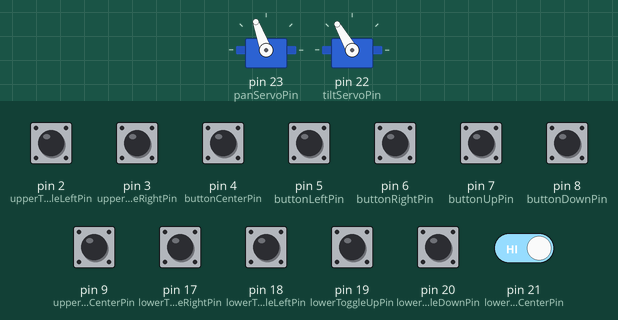
Recording of a sketch running on a simulated Arduino Mega 2560, built with avr-gcc and run on an emulated ATmega2560. On the bench: 2 × servo. The inputs (shaded band) are chosen by the test bench; at power-on: pin 2 (upperToggleLeftPin), pin 3 (upperToggleRightPin), pin 4 (buttonCenterPin), pin 5 (buttonLeftPin), pin 6 (buttonRightPin), pin 7 (buttonUpPin), pin 8 (buttonDownPin), pin 9 (upperToggleCenterPin), pin 17 (lowerToggleRightPin), pin 18 (lowerToggleLeftPin), pin 19 (lowerToggleUpPin), pin 20 (lowerToggleDownPin), pin 21 (lowerToggleCenterPin) HIGH. Random numbers use the default seed unless the sketch sets one.

Above: at 1.2 s.
1.3 s: pin 3 (upperToggleRightPin) pulled LOW for 0.15 s
At 1.46 s:
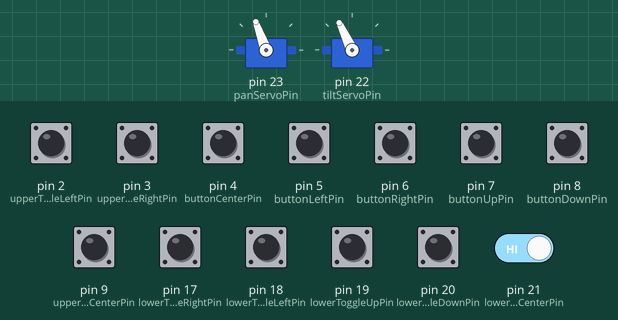
4.0 s: pin 7 (buttonUpPin) pulled LOW for 1 s
At 5.5 s:
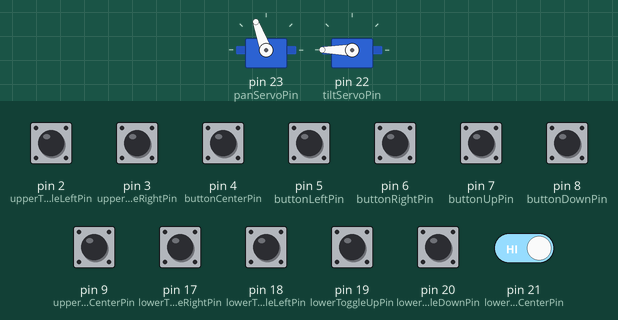
6.5 s: pin 6 (buttonRightPin) pulled LOW for 0.15 s
At 7.0 s:
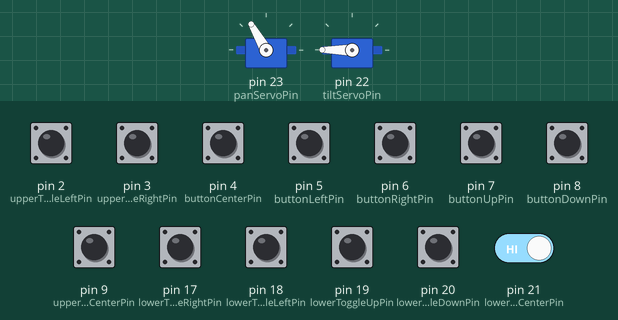
8.1 s: pin 8 (buttonDownPin) pulled LOW for 0.15 s
At 8.6 s:
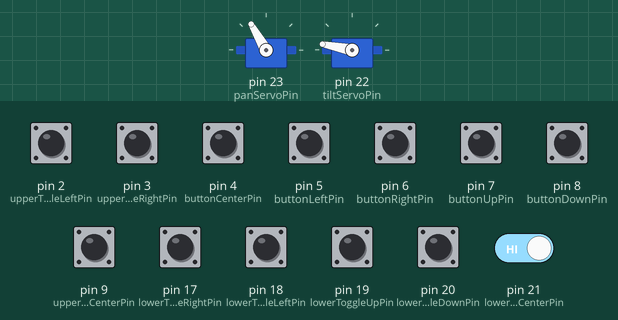
9.7 s: pin 17 (lowerToggleRightPin) pulled LOW for 0.15 s
At 10.5 s:
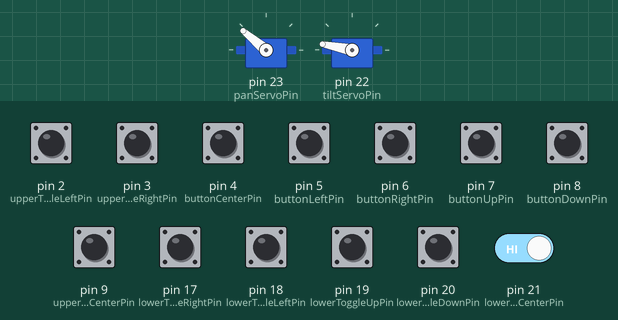
11.3 s: pin 19 (lowerToggleUpPin) pulled LOW for 0.15 s
At 12.1 s:
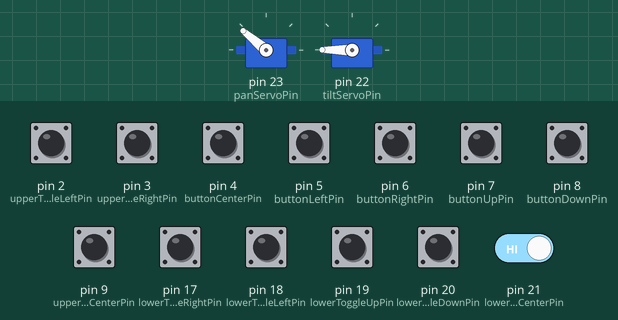
Timing chart, 0 to 13.9 s (numbered marks = the images above; inputs shaded):
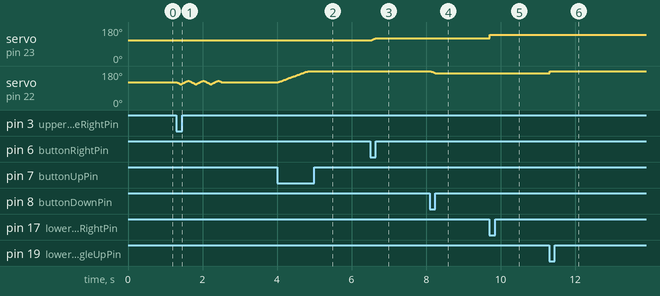

The sketch:

PLAY__Moving_Light_Panel_Yellow.ino
```cpp
// (licence header left out)
#include <Servo.h>

// Pin assignments ----------------------------------------------------
#define  buttonLeftPin   5
#define  buttonRightPin  6
#define  buttonUpPin     7
#define  buttonDownPin   8
#define  buttonCenterPin 4

#define  lowerToggleLeftPin    18
#define  lowerToggleRightPin   17
#define  lowerToggleUpPin      19
#define  lowerToggleDownPin    20
#define  lowerToggleCenterPin  21

#define  upperToggleLeftPin    2
#define  upperToggleRightPin   3
#define  upperToggleUpPin      1
#define  upperToggleDownPin    0
#define  upperToggleCenterPin  9

#define  panServoPin   23
#define  tiltServoPin  22

// Program constants --------------------------------------------------------
#define  buttonCheckInterval  50  // number of clock cycles to wait before checking all inputs again - poor man's smoothing filter
#define  toggleCheckInterval  50

#define  toggleActionState  0  // state that triggers an action when "changed" flag is flipped. 0 = up, 1 = down

// Count number of clock cycles until next update
int buttonCheckCounter = 0;
int toggleCheckCounter = 0;

// Current states of all buttons and toggles
int buttonLeftState, buttonRightState, buttonUpState, buttonDownState, buttonCenterState;
int lowerToggleLeftState, lowerToggleRightState, lowerToggleUpState, lowerToggleDownState, lowerToggleCenterState;
int upperToggleLeftState, upperToggleRightState, upperToggleUpState, upperToggleDownState, upperToggleCenterState;

// Previous states of all toggles
int lowerToggleLeftPreviousState, lowerToggleRightPreviousState, lowerToggleUpPreviousState, lowerToggleDownPreviousState, lowerToggleCenterPreviousState;
int upperToggleLeftPreviousState, upperToggleRightPreviousState, upperToggleUpPreviousState, upperToggleDownPreviousState, upperToggleCenterPreviousState;

// Flags to indicate when toggle states have changed
boolean lowerToggleLeftChanged = false, lowerToggleRightChanged = false, lowerToggleUpChanged = false, lowerToggleDownChanged = false, lowerToggleCenterChanged = false;
boolean upperToggleLeftChanged = false, upperToggleRightChanged = false, upperToggleUpChanged = false, upperToggleDownChanged = false, upperToggleCenterChanged = false;

// Pan/tilt servos
Servo panServo, tiltServo;
int panPosition, tiltPosition;
int servoDelay = 10;

// Pan servo variables
int panSavedPosition;
int panHomePosition = 110;
int panMinPosition = 0;
int panMaxPosition = 180;

// Tilt servo variables
int tiltSavedPosition;
int tiltHomePosition = 120;
int tiltMinPosition = 100;
int tiltMaxPosition = 180;

// Non-blocking delay counter for servo updates to prevent excessive jittering
int servoUpdateCounter = 0;
int servoUpdateInterval = 50;

// Non-blocking delay counter for servo updates
int servoSleepCounter = 0;
int servoSleepThreshold = 1000000;
boolean servosAsleep = false;

boolean debug = false;

void setup() {
  // Set up all input pins
  pinMode(buttonLeftPin, INPUT_PULLUP);
  pinMode(buttonRightPin, INPUT_PULLUP);
  pinMode(buttonUpPin, INPUT_PULLUP);
  pinMode(buttonDownPin, INPUT_PULLUP);
  pinMode(buttonCenterPin, INPUT_PULLUP);

  pinMode(lowerToggleLeftPin, INPUT_PULLUP);
  pinMode(lowerToggleRightPin, INPUT_PULLUP);
  pinMode(lowerToggleUpPin, INPUT_PULLUP);
  pinMode(lowerToggleDownPin, INPUT_PULLUP);
  pinMode(lowerToggleCenterPin, INPUT_PULLUP);

  pinMode(upperToggleLeftPin, INPUT_PULLUP);
  pinMode(upperToggleRightPin, INPUT_PULLUP);
  pinMode(upperToggleUpPin, INPUT_PULLUP);
  pinMode(upperToggleDownPin, INPUT_PULLUP);
  pinMode(upperToggleCenterPin, INPUT_PULLUP);

  // Set up pan/tilt servos
  panServo.attach(panServoPin);
  tiltServo.attach(tiltServoPin);

  // Move servos to home position
  panServo.write(panHomePosition);
  tiltServo.write(tiltHomePosition);

  // Set current position of servos to home position
  panPosition = panHomePosition;
  tiltPosition = tiltHomePosition;

  // Set up a Serial connection for debugging info
  Serial.begin(9600);
}

void loop() {
  // Read states of all buttons and toggles ------------------------------------------
  buttonLeftState = digitalRead(buttonLeftPin);
  buttonRightState = digitalRead(buttonRightPin);
  buttonUpState = digitalRead(buttonUpPin);
  buttonDownState = digitalRead(buttonDownPin);
  buttonCenterState = digitalRead(buttonCenterPin);

  lowerToggleLeftState = digitalRead(lowerToggleLeftPin);
  lowerToggleRightState = digitalRead(lowerToggleRightPin);
  lowerToggleUpState = digitalRead(lowerToggleUpPin);
  lowerToggleDownState = digitalRead(lowerToggleDownPin);
  lowerToggleCenterState = digitalRead(lowerToggleCenterPin);

  upperToggleLeftState = digitalRead(upperToggleLeftPin);
  upperToggleRightState = digitalRead(upperToggleRightPin);
  upperToggleUpState = digitalRead(upperToggleUpPin);
  upperToggleDownState = digitalRead(upperToggleDownPin);
  upperToggleCenterState = digitalRead(upperToggleCenterPin);

  // Servo sleep mode ----------------------------------------------------------------
  // - put servos to "sleep" when no buttons have been pressed for a while
  if(buttonLeftState && buttonRightState && buttonUpState && buttonDownState && buttonCenterState &&
     !lowerToggleLeftChanged && !lowerToggleRightChanged && !lowerToggleUpChanged && !lowerToggleDownChanged) {

    if(!servosAsleep) {
      if(servoSleepCounter >= servoSleepThreshold) {
        Serial.println("Putting servos to sleep");

        // Move servos to safe positions before detaching them to prevent mechanical catching
        tiltServo.write(tiltHomePosition);
        delay(1000);
        panServo.write(panHomePosition);
        delay(1000);

        // Disable PWM signals to servos, causing them to go "limp"
        panServo.detach();
        tiltServo.detach();

        servosAsleep = true;
      } else {
        servoSleepCounter++;
      }
    }
  } else {
    servoSleepCounter = 0;

    // Wake up servos
    if(servosAsleep) {
      Serial.println("Waking up servos");

      // Restart PWM signals to servos
      panServo.attach(panServoPin);
      tiltServo.attach(tiltServoPin);

      panServo.write(panHomePosition);
      tiltServo.write(tiltHomePosition);

      delay(servoDelay);

      servosAsleep = false;
    }
  }

  // Check for state changes in toggles -----------------------------------------------------
  if(toggleCheckCounter >= toggleCheckInterval) {
    // Detect changes in toggles -----------------------------------------------------
    if(lowerToggleLeftState != lowerToggleLeftPreviousState)      lowerToggleLeftChanged = true;
    if(lowerToggleRightState != lowerToggleRightPreviousState)    lowerToggleRightChanged = true;
    if(lowerToggleUpState != lowerToggleUpPreviousState)          lowerToggleUpChanged = true;
    if(lowerToggleDownState != lowerToggleDownPreviousState)      lowerToggleDownChanged = true;
    if(lowerToggleCenterState != lowerToggleCenterPreviousState)  lowerToggleCenterChanged = true;

    if(upperToggleLeftState != upperToggleLeftPreviousState)      upperToggleLeftChanged = true;
    if(upperToggleRightState != upperToggleRightPreviousState)    upperToggleRightChanged = true;
    if(upperToggleUpState != upperToggleUpPreviousState)          upperToggleUpChanged = true;
    if(upperToggleDownState != upperToggleDownPreviousState)      upperToggleDownChanged = true;
    if(upperToggleCenterState != upperToggleCenterPreviousState)  upperToggleCenterChanged = true;

    // Process changes in LOWER toggle states into servo motions -------------------------------------
    if(lowerToggleLeftChanged && lowerToggleLeftState == toggleActionState) {
      panPosition -= 20;
      lowerToggleLeftChanged = false;
    }

    if(lowerToggleRightChanged && lowerToggleRightState == toggleActionState) {
      panPosition += 20;
      lowerToggleRightChanged = false;
    }

    if(lowerToggleUpChanged && lowerToggleUpState == toggleActionState) {
      tiltPosition += 20;
      lowerToggleUpChanged = false;
    }

    if(lowerToggleDownChanged && lowerToggleDownState == toggleActionState) {
      tiltPosition -= 20;
      lowerToggleDownChanged = false;
    }

    if(lowerToggleCenterChanged && lowerToggleCenterState == toggleActionState) {
      tiltPosition += random(10,30);
      panPosition -= random(10,30);
      lowerToggleCenterChanged = false;
    }

    // Process changes in UPPER toggle states into servo motions -------------------------------------
    if(upperToggleLeftChanged && upperToggleLeftState == toggleActionState) {
      panSavedPosition = panPosition;

      // shake left/right 3 times
      for(int i=0; i<3; i++) {
        // move left a bit
        for(int x=0; x<10; x++) {
          panServo.write( constrain(panPosition - x, panMinPosition, panMaxPosition) );
          delay(servoDelay);
        }

        // move back to center
        for(int x=10; x>0; x--) {
          panServo.write( constrain(panPosition - x, panMinPosition, panMaxPosition) );
          delay(servoDelay);
        }

        // move right a bit
        for(int x=0; x<10; x++) {
          panServo.write( constrain(panPosition + x, panMinPosition, panMaxPosition) );
          delay(servoDelay);
        }

        // move back to center
        for(int x=10; x>0; x--) {
          panServo.write( constrain(panPosition + x, panMinPosition, panMaxPosition) );
          delay(servoDelay);
        }
      }

      panPosition = panSavedPosition;
      panServo.write(panPosition);
      delay(servoDelay);

      upperToggleLeftChanged = false;
    }

    if(upperToggleRightChanged && upperToggleRightState == toggleActionState) {
      tiltSavedPosition = tiltPosition;

      // shake up/down 3 times
      for(int i=0; i<3; i++) {
        // move up a bit
        for(int y=0; y<10; y++) {
          tiltServo.write( constrain(tiltPosition - y, tiltMinPosition, tiltMaxPosition) );
          delay(servoDelay);
        }

        // move back to center
        for(int y=10; y>0; y--) {
          tiltServo.write( constrain(tiltPosition - y, tiltMinPosition, tiltMaxPosition) );
          delay(servoDelay);
        }

        // move down a bit
        for(int y=0; y<10; y++) {
          tiltServo.write( constrain(tiltPosition + y, tiltMinPosition, tiltMaxPosition) );
          delay(servoDelay);
        }

        // move back to center
        for(int y=10; y>0; y--) {
          tiltServo.write( constrain(tiltPosition + y, tiltMinPosition, tiltMaxPosition) );
          delay(servoDelay);
        }
      }

      tiltPosition = tiltSavedPosition;
      tiltServo.write(tiltPosition);
      delay(servoDelay);

      upperToggleRightChanged = false;
    }

    if(upperToggleUpChanged && upperToggleUpState == toggleActionState) {
      panPosition += random(-15,15);
      tiltPosition += random(-15,15);

      upperToggleUpChanged = false;
    }

    if(upperToggleDownChanged && upperToggleDownState == toggleActionState) {
      tiltPosition -= 20;
      upperToggleDownChanged = false;
    }

    if(upperToggleCenterChanged && upperToggleCenterState == toggleActionState) {
      tiltPosition += random(10,30);
      panPosition -= random(10,30);
      upperToggleCenterChanged = false;
    }

    // Save current button states to previous buffer -------------------------------------------
    lowerToggleLeftPreviousState = lowerToggleLeftState;
    lowerToggleRightPreviousState = lowerToggleRightState;
    lowerToggleUpPreviousState = lowerToggleUpState;
    lowerToggleDownPreviousState = lowerToggleDownState;
    lowerToggleCenterPreviousState = lowerToggleCenterState;

    upperToggleLeftPreviousState = upperToggleLeftState;
    upperToggleRightPreviousState = upperToggleRightState;
    upperToggleUpPreviousState = upperToggleUpState;
    upperToggleDownPreviousState = upperToggleDownState;
    upperToggleCenterPreviousState = upperToggleCenterState;

    toggleCheckCounter = 0;
  } else {
    toggleCheckCounter++;
  }

  // Use momentary buttons to update servo positions ----------------------------------------
  if(buttonCheckCounter >= buttonCheckInterval) {
    if(!buttonLeftState)
      if(panPosition > panMinPosition)
        panPosition--;

    if(!buttonRightState)
      if(panPosition < panMaxPosition)
        panPosition++;

    if(!buttonDownState)
      if(tiltPosition > tiltMinPosition)
        tiltPosition--;

    if(!buttonUpState)
      if(tiltPosition < tiltMaxPosition)
        tiltPosition++;

    buttonCheckCounter = 0;
  } else {
    buttonCheckCounter++;
  }

  // Use center momentary button to return servos to home -------------------------
  if(!buttonCenterState) {
    panPosition = panHomePosition;
    tiltPosition = tiltHomePosition;
  }

  // Update the servos with non-blocking delay ------------------------------------
  if(servoUpdateCounter == servoUpdateInterval) {
    panPosition = constrain(panPosition, panMinPosition, panMaxPosition);
    tiltPosition = constrain(tiltPosition, tiltMinPosition, tiltMaxPosition);

    panServo.write(panPosition);
    tiltServo.write(tiltPosition);

    delay(servoDelay);

    servoUpdateCounter = 0;
  } else {
    servoUpdateCounter++;
  }

  // Output useful information to Serial ------------------------------------------------
  if(debug) {
    // Momentary Button states
//    Serial.print("BL=");
//    Serial.print(buttonLeftState);
//    Serial.print(" BR=");
//    Serial.print(buttonRightState);
//    Serial.print(" BU=");
//    Serial.print(buttonUpState);
//    Serial.print(" BD=");
//    Serial.print(buttonDownState);
//    Serial.print(" BC=");
//    Serial.print(buttonCenterState);
//    Serial.println();

    // Lower toggle switch states
    Serial.print("LTL=");
    Serial.print(lowerToggleLeftState);
    Serial.print(" LTR=");
    Serial.print(lowerToggleRightState);
    Serial.print(" LTU=");
    Serial.print(lowerToggleUpState);
    Serial.print(" LTD=");
    Serial.print(lowerToggleDownState);
    Serial.print(" LTC=");
    Serial.print(lowerToggleCenterState);
    Serial.println();

    // Upper toggle switch states
//    Serial.print("UTL=");
//    Serial.print(upperToggleLeftState);
//    Serial.print(" UTR=");
//    Serial.print(upperToggleRightState);
//    Serial.print(" UTU=");
//    Serial.print(upperToggleUpState);
//    Serial.print(" UTD=");
//    Serial.print(upperToggleDownState);
//    Serial.print(" UTC=");
//    Serial.print(upperToggleCenterState);
//    Serial.println();
  }

}
```

Measured:
- after the input at 4.0 s, servo on pin 22 (tiltServoPin): moves from 120° to 180° over 0.82 s, starting at once
- after the input at 6.5 s, servo on pin 23 (panServoPin): 110° → 120° at once
- after the input at 8.1 s, servo on pin 22 (tiltServoPin): 180° → 169° at once
- after the input at 9.7 s, servo on pin 23 (panServoPin): 120° → 140° at once
- after the input at 11.3 s, servo on pin 22 (tiltServoPin): 169° → 180° at once
